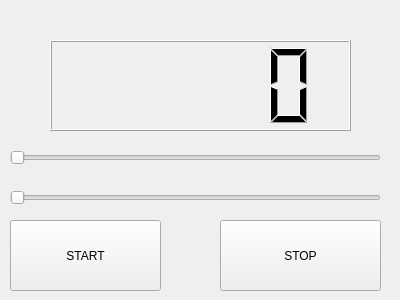
<?xml version="1.0" encoding="UTF-8"?>
<ui version="4.0">
 <class>Counter</class>
 <widget class="QWidget" name="Counter">
  <property name="geometry">
   <rect>
    <x>0</x>
    <y>0</y>
    <width>400</width>
    <height>300</height>
   </rect>
  </property>
  <property name="windowTitle">
   <string>Counter</string>
  </property>
  <widget class="QPushButton" name="button_stop">
   <property name="geometry">
    <rect>
     <x>220</x>
     <y>220</y>
     <width>161</width>
     <height>71</height>
    </rect>
   </property>
   <property name="text">
    <string>STOP</string>
   </property>
  </widget>
  <widget class="QLCDNumber" name="lcdNumber">
   <property name="geometry">
    <rect>
     <x>50</x>
     <y>40</y>
     <width>301</width>
     <height>91</height>
    </rect>
   </property>
  </widget>
  <widget class="QPushButton" name="button_start">
   <property name="geometry">
    <rect>
     <x>10</x>
     <y>220</y>
     <width>151</width>
     <height>71</height>
    </rect>
   </property>
   <property name="text">
    <string>START</string>
   </property>
  </widget>
  <widget class="QSlider" name="slider">
   <property name="geometry">
    <rect>
     <x>10</x>
     <y>150</y>
     <width>371</width>
     <height>16</height>
    </rect>
   </property>
   <property name="orientation">
    <enum>Qt::Horizontal</enum>
   </property>
  </widget>
  <widget class="QSlider" name="lcdslider">
   <property name="geometry">
    <rect>
     <x>10</x>
     <y>190</y>
     <width>371</width>
     <height>16</height>
    </rect>
   </property>
   <property name="orientation">
    <enum>Qt::Horizontal</enum>
   </property>
  </widget>
 </widget>
 <resources/>
 <connections/>
</ui>
